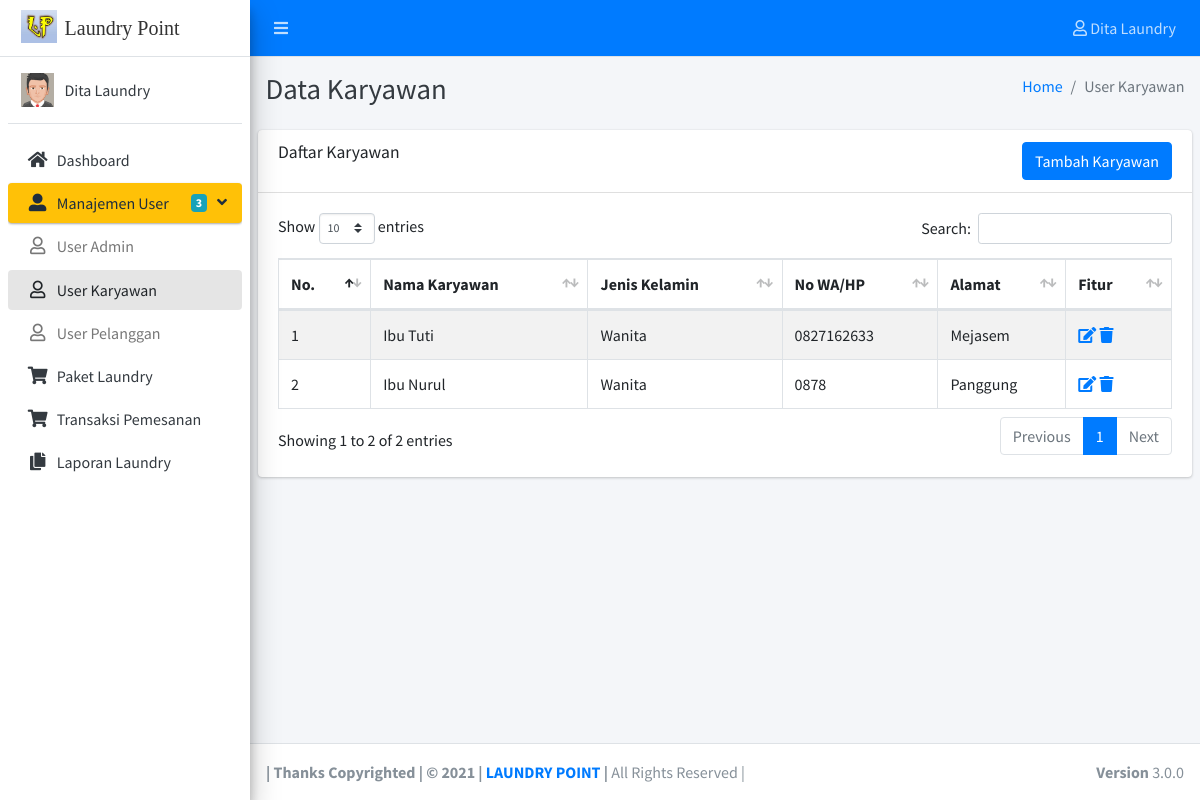
Page /Hal-Admin/user-karyawan.php (signed in) on the committed database.
### tables this page shows
CREATE TABLE `karyawan` (
  `id_karyawan` int(11) NOT NULL,
  `nama_karyawan` varchar(50) NOT NULL,
  `jenis_kelamin` enum('Pria','Wanita') NOT NULL,
  `no_hp` varchar(14) NOT NULL,
  `alamat` varchar(255) NOT NULL
);

### Hal-Admin/user-karyawan.php (the view, shortened to what this page needs)
<?php
include 'koneksi.php';
$id = $_SESSION['id'];
$lv = $_SESSION['level'];
if($lv == "admin"){
	$admin = mysqli_query($koneksi,"select * from admin where id_admin like '%".$id."%'");
	while($a = mysqli_fetch_array($admin)){
		$nm = $a['nama_admin'];
	}
}elseif($lv == "karyawan"){
	$karyawan = mysqli_query($koneksi,"select * from karyawan where id_karyawan like '%".$id."%'");
	while($k = mysqli_fetch_array($karyawan)){
		$nm = $k['nama_karyawan'];
	}
}else{
	$pelanggan = mysqli_query($koneksi,"select * from pelanggan where id_pelanggan like '%".$id."%'");
	while($p = mysqli_fetch_array($pelanggan)){
		$nm = $p['nama_pelanggan'];
	}
}
?>
<!DOCTYPE html>
<html>
<head>
  <link rel="stylesheet" href="../plugins/fontawesome-free/css/all.min.css">
  <link rel="stylesheet" href="../plugins/openiconic-free/css/open-iconic.min.css">
  <link rel="stylesheet" href="../plugins/datatables-bs4/css/dataTables.bootstrap4.min.css">
  <link rel="stylesheet" href="../plugins/datatables-responsive/css/responsive.bootstrap4.min.css">
  <link rel="stylesheet" href="../dist/css/adminlte.min.css">
  <link rel="stylesheet" href="../plugins/overlayScrollbars/css/OverlayScrollbars.min.css">
</head>
<body class="hold-transition sidebar-mini layout-fixed">
<div class="wrapper">
  <nav class="main-header navbar navbar-expand navbar-blue navbar-dark">
    <ul class="navbar-nav">
      <li class="nav-item">
        <a class="nav-link" data-widget="pushmenu" href="#" role="button"><i class="fas fa-bars"></i></a>
      </li>
    </ul>
    <ul class="navbar-nav ml-auto">
      <li class="nav-item dropdown">
        <a class="nav-link" data-toggle="dropdown" href="#">
          <i class="far fa-user"></i> <?php echo $nm; ?>
        </a>
      </li>
    </ul>
  </nav>
  <aside class="main-sidebar elevation-4 sidebar-light-warning">
    <a href="dashboard.php" class="brand-link">
      <img src="../dist/img/laundry.jpg" alt="AdminLP Logo" class="brand-image">
      <span class="brand-text"><font face="Jokerman"> Laundry Point </font></span>
    </a>
    <div class="sidebar">
      <div class="user-panel mt-3 pb-3 mb-3 d-flex">
        <div class="image">
          <img src="../dist/img/avatar5.png" alt="User Image" width="100px">
        </div>
        <div class="info">
            <a href="#" class="d-block"><?php echo $nm; ?></a>
        </div>
      </div>
      <nav class="mt-2">
        <ul class="nav nav-pills nav-sidebar flex-column" data-widget="treeview" role="menu" data-accordion="false">
          <li class="nav-item has-treeview">
            <a href="dashboard.php" class="nav-link">
              <i class="nav-icon fas fa-home"></i>
              <p> Dashboard </p>
            </a>
          </li>
          <li class="nav-item has-treeview menu-open">
            <a href="#" class="nav-link active">
              <i class="nav-icon fas fa-user-alt"></i>
              <p>
                Manajemen User
                <i class="fas fa-angle-left right"></i>
                <span class="badge badge-info right">3</span>
              </p>
            </a>
            <ul class="nav nav-treeview">
              <li class="nav-item">
                <a href="user-administrator.php" class="nav-link">
                  <i class="far fa-user nav-icon"></i>
                  <p> User Admin  </p>
                </a>
              </li>
              <li class="nav-item">
                <a href="user-karyawan.php" class="nav-link active">
                  <i class="far fa-user nav-icon"></i>
                  <p> User Karyawan  </p>
                </a>
              </li>
              <li class="nav-item">
                <a href="user-pelanggan.php" class="nav-link">
                  <i class="far fa-user nav-icon"></i>
                  <p> User Pelanggan  </p>
                </a>
              </li>
            </ul>
          </li>
          <li class="nav-item">
            <a href="paket-laundry.php" class="nav-link">
              <i class="nav-icon fas fa-shopping-cart"></i>
              <p> Paket Laundry </p>
            </a>
          </li>
          <li class="nav-item">
            <a href="transaksi-pemesanan.php" class="nav-link">
              <i class="nav-icon fas fa-shopping-cart"></i>
              <p> Transaksi Pemesanan </p>
            </a>
          </li>
          <li class="nav-item">
            <a href="laporan.php" class="nav-link">
              <i class="nav-icon fas fa-copy"></i>
              <p> Laporan Laundry </p>
            </a>
          </li>
        </ul>
      </nav>
    </div>
  </aside>
  <div class="content-wrapper">
    <div class="content-header">
      <div class="container-fluid">
        <div class="row mb-2">
          <div class="col-sm-6">
            <h1 class="m-0 text-dark">Data Karyawan</h1>
          </div>
          <div class="col-sm-6">
            <ol class="breadcrumb float-sm-right">
              <li class="breadcrumb-item"><a href="dashboard.php">Home</a></li>
              <li class="breadcrumb-item active">User Karyawan</li>
            </ol>
          </div>
        </div>
      </div>
    </div>
    <section class="content">
        <div class="row">
            <div class="col-12">
                <div class="card">
                    <div class="card-header">
                      <h3 class="card-title">Daftar Karyawan</h3>
                      <a href="tambah-karyawan.php">
                      <button type="submit" class="btn btn-primary float-right">Tambah Karyawan</button></a>
                    </div>
        <div class="card-body">
            <table id="example1" class="table table-bordered table-striped">
              <thead>
              <tr>
                <th>No.</th>
                <th>Nama Karyawan</th>
                <th>Jenis Kelamin</th>
                <th>No WA/HP</th>
                <th>Alamat</th>
                <th>Fitur</th>
              </tr>
              </thead>
              <tbody>
<?php
              include 'koneksi.php';
              $no = 1;
              $user_karyawan = mysqli_query($koneksi,"select * from karyawan");
              while($uk = mysqli_fetch_array($user_karyawan))
              {
?>
              <tr>
                <td><?php echo $no++; ?></td>
                <td><?php echo $uk['nama_karyawan'];?></td>
                <td><?php echo $uk['jenis_kelamin'];?></td>
                <td><?php echo $uk['no_hp'];?></td>
                <td><?php echo $uk['alamat'];?></td>
                <td>
                    <a href="edit-karyawan.php?id_karyawan=<?php echo $uk['id_karyawan'];?>"> <i class="fas fa-edit"></i>
                    <a href="go-delete-karyawan.php?id_karyawan=<?php echo $uk['id_karyawan'];?>" onclick="return confirm('Apakah Anda Yakin Ingin Menghapus Karyawan Ini ??')"> <i class="fas fa-trash"></i>
                </td>
              </tr>
<?php
              }
?>
            </table>
        </div>
    </section>
  </div>
  <footer class="main-footer">
    <strong>| Thanks Copyrighted | &copy; 2021 | <a href="">LAUNDRY POINT</a> |</strong>
    All Rights Reserved |
    <div class="float-right d-none d-sm-inline-block">
      <b>Version</b> 3.0.0
    </div>
  </footer>
</div>
</body>
</html>

### rows in the picture
karyawan: nama_karyawan "Ibu Tuti", jenis_kelamin "Wanita", no_hp "0827162633", alamat "Mejasem"
karyawan: nama_karyawan "Ibu Nurul", jenis_kelamin "Wanita", no_hp "0878", alamat "Panggung"

### other values in the picture
$nm "Dita Laundry"
